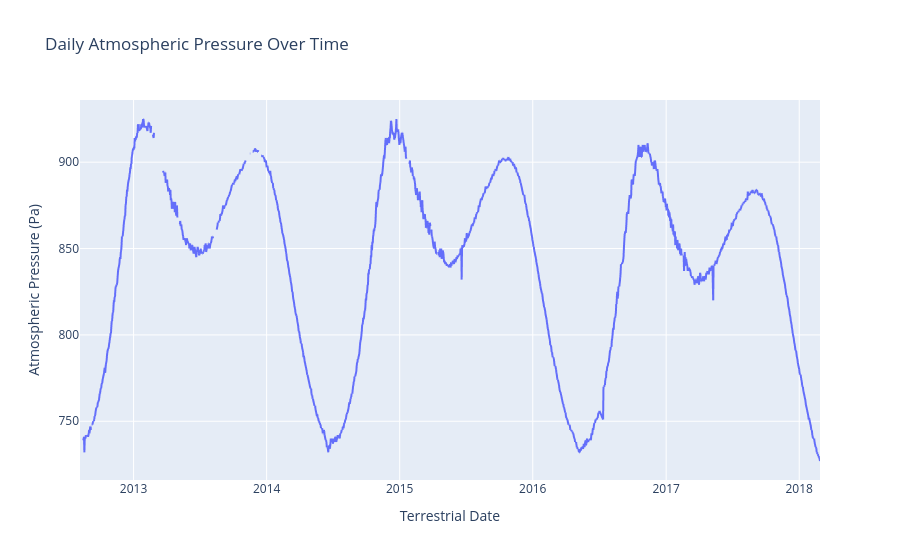

Notebook cell for this chart:
### Markdown cell above
**4.** Plot a line chart of the daily atmospheric pressure by terrestrial date.

<div style="border: 3px solid #b67ae5; background-color: #f9f1ff; padding: 15px; border-radius: 8px; color: #222; display: flex; align-items: center;">
<span style="font-size: 10pt;">
<strong>Note: </strong>You do not need to modify the dataframe or group any data! Just use the original data.
</span>
</div>

### Code cell
# Line chart of the daily atmospheric pressure by terrestrial date
fig_daily_pressure_line = px.line(df.sort_values('terrestrial_date'),
                                  x='terrestrial_date',
                                  y='pressure',
                                  title='Daily Atmospheric Pressure Over Time',
                                  labels={'terrestrial_date': 'Terrestrial Date', 'pressure': 'Atmospheric Pressure (Pa)'})
fig_daily_pressure_line.update_layout(xaxis_title_text='Terrestrial Date', yaxis_title_text='Atmospheric Pressure (Pa)')
fig_daily_pressure_line.write_html('daily_pressure_line_chart.html')
fig_daily_pressure_line.show()
print("\n4. Line chart of daily atmospheric pressure by terrestrial date generated and saved as 'daily_pressure_line_chart.html'.")

### Figure 1 — Plotly figure (JSON) as saved in the notebook; plotly's stock layout.template omitted (floating-point values rounded to 4 significant figures; data arrays with more than 128 entries replaced by an {"elided": "..."} marker saying what was removed)
{"data": [{"hovertemplate": "Terrestrial Date=%{x}<br>Atmospheric Pressure (Pa)=%{y}<extra></extra>", "legendgroup": "", "line": {"color": "#636efa", "dash": "solid"}, "marker": {"symbol": "circle"}, "mode": "lines", "name": "", "showlegend": false, "type": "scattergl", "x": {"elided": "1894 str values"}, "xaxis": "x", "y": {"elided": "1894 int values"}, "yaxis": "y"}], "layout": {"autosize": true, "legend": {"tracegroupgap": 0}, "title": {"text": "Daily Atmospheric Pressure Over Time"}, "xaxis": {"anchor": "y", "autorange": true, "domain": [0, 1], "range": ["2012-08-07", "2018-02-27"], "title": {"text": "Terrestrial Date"}, "type": "date"}, "yaxis": {"anchor": "x", "autorange": true, "domain": [0, 1], "range": [716, 936], "title": {"text": "Atmospheric Pressure (Pa)"}, "type": "linear"}}}
